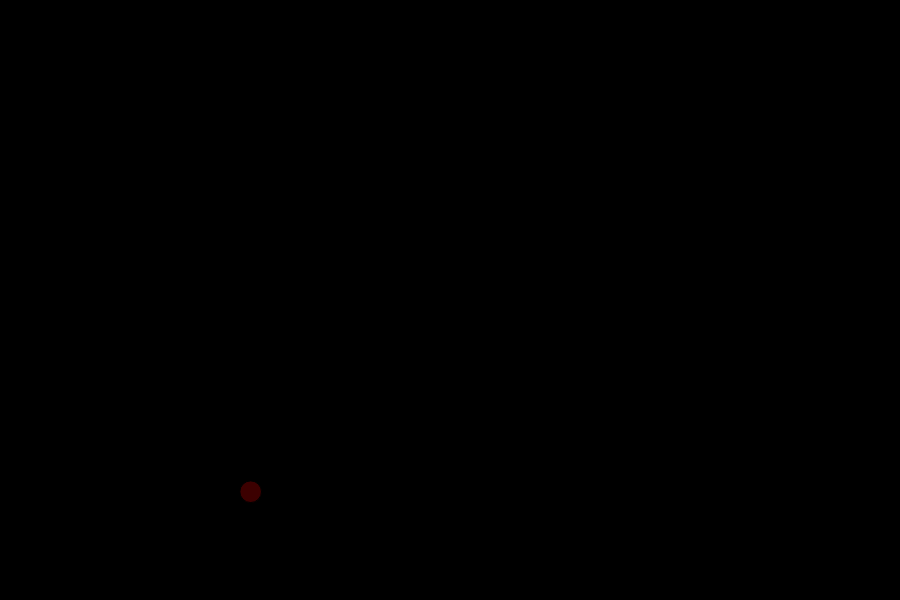
Frame 1 (no input)
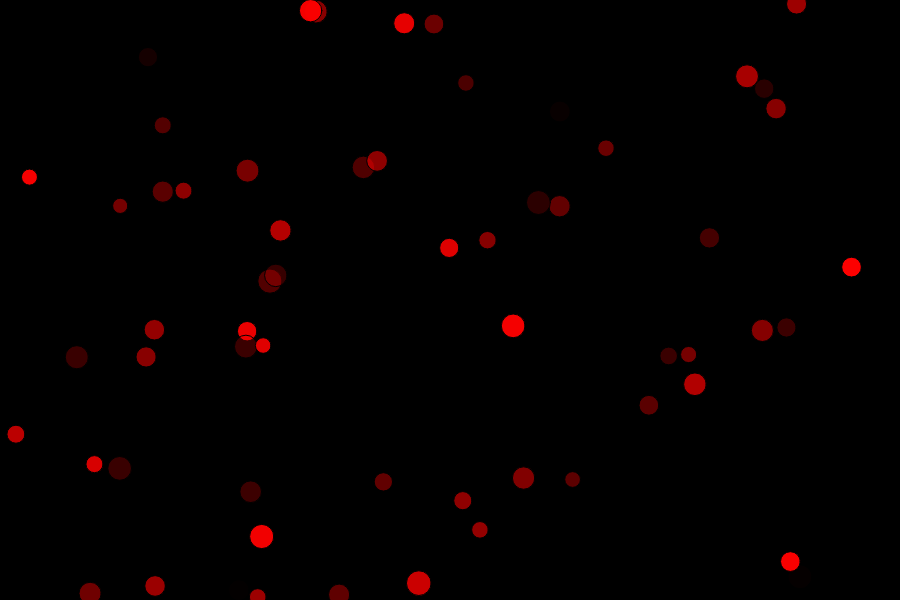
Frame 60 (no input)
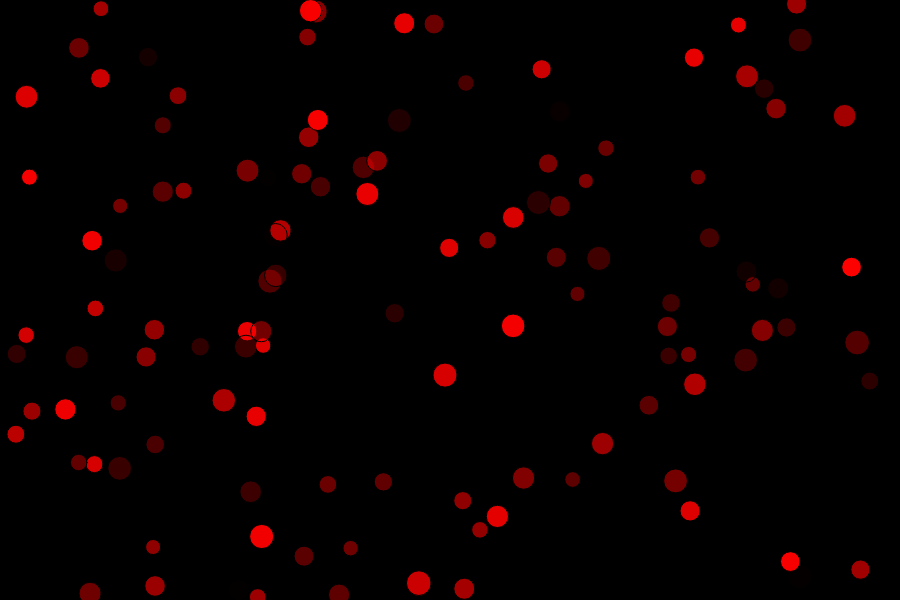
Frame 120 (the mouse pressed at the canvas centre since frame 60)

The p5.js sketch that drew these frames (run headless with seeded random() and noise() and a simulated clock; from frame 60 on, the mouse is pressed at the canvas centre):

// p5.js sketch
// ── sketch.js
function setup() {
    createCanvas(900, 600);
    background(0);
    randomSeed(0);
}

function draw() {
    noStroke
    fill(255,0,0,random(255))
    dotX=random(width)
    dotY=random(height)
    size=random(15,25)
    ellipse(dotX,dotY,size)
}
